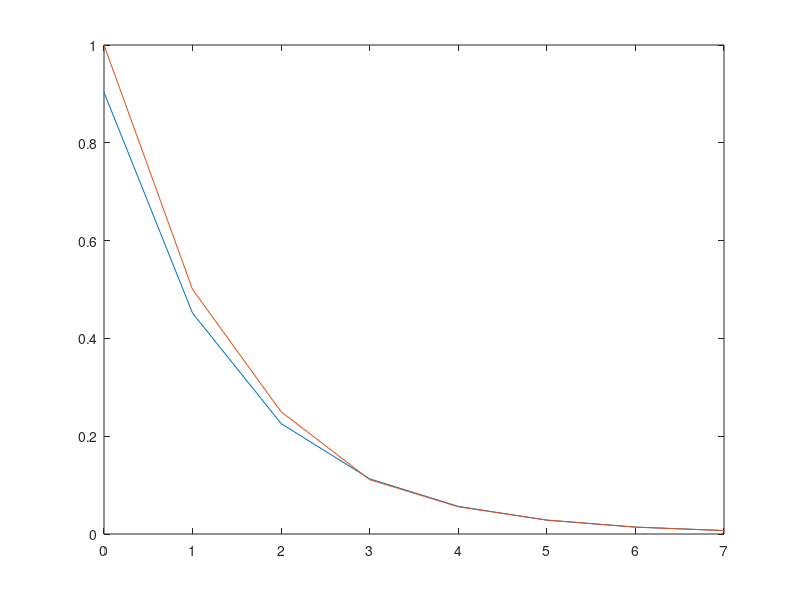
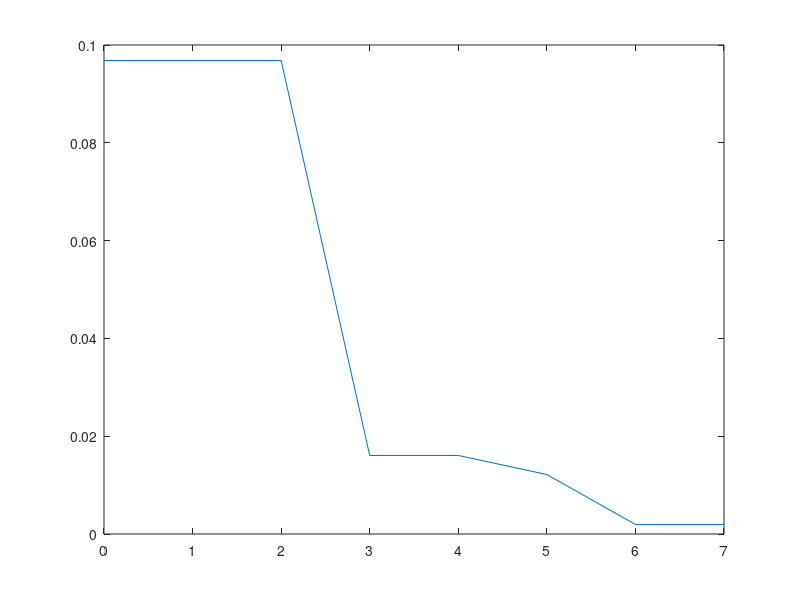

These figures' MATLAB source, in order:
clear all
SamplingFrequency = 44100;
Resolution = 11;
Levels = 2^Resolution;
LevelFrequency = SamplingFrequency * Levels;
i = 0;
for i =1:8
    ratio(i) = 100*10^6*2^(i-1) \ LevelFrequency;
    test(i)=1/(round(1/ratio(i)));
    diff(i) = abs(ratio(i)/test(i)-1);
end


plot(0:7,ratio,0:7,test)
figure
plot(0:7,diff)